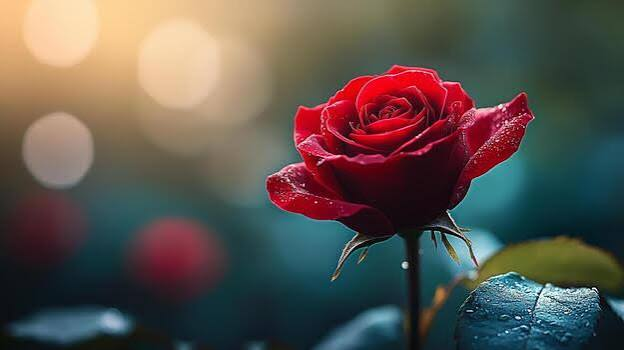
#> input picture LAB/Input/ex14.jpg, 624 x 350 px
$ python e14.py
#> lines starting #> are read from the running program, lines starting #| are printed output that depends on the picture
import cv2
import numpy as np

# Load image
img = cv2.imread('./Input/ex14.jpg')
#> img is the input picture: shape (350, 624, 3); mean B, G, R 78.3, 84.5, 91.3

# Source and destination points (4 pairs)
pts_src = np.float32([[100,100],[400,100],[400,400],[100,400]])
pts_dst = np.float32([[80,120],[420,80],[380,420],[120,380]])

# Compute Homography matrix
H, status = cv2.findHomography(pts_src, pts_dst)

# Apply transformation
warped = cv2.warpPerspective(img, H, (img.shape[1], img.shape[0]))
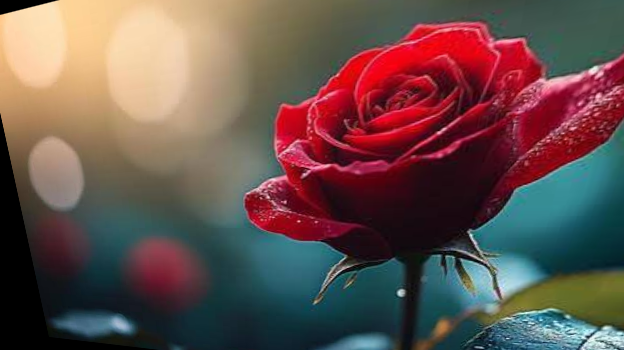
#> warped: shape (350, 624, 3); mean B, G, R 77.4, 81.5, 103.2

# Show results
cv2.imshow('Original', img)
cv2.imshow('Homography Transform', warped)
cv2.waitKey(0); cv2.destroyAllWindows()

# Save output
cv2.imwrite('homography_transformed.jpg', warped)

$ run again, with LAB/Input/ex10.jpg copied over LAB/Input/ex14.jpg
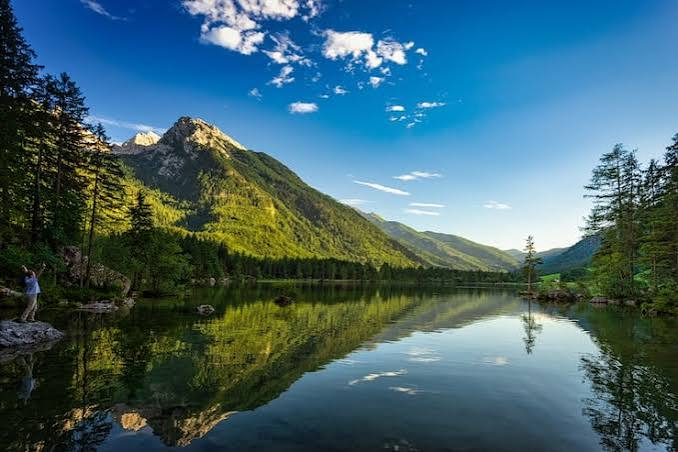
#> input picture LAB/Input/ex10.jpg, 678 x 452 px
#> img is the input picture: shape (452, 678, 3); mean B, G, R 110.2, 101.1, 67.4
#> `warped = cv2.warpPerspective(img, H, (img.shape[1], img.shape[0]))`:
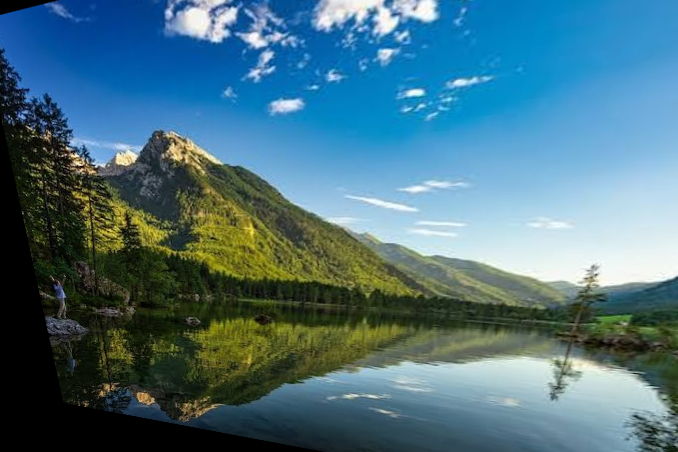
#> warped: shape (452, 678, 3); mean B, G, R 127.3, 113.7, 74.7

$ run again, with LAB/Input/ex11.jpg copied over LAB/Input/ex14.jpg
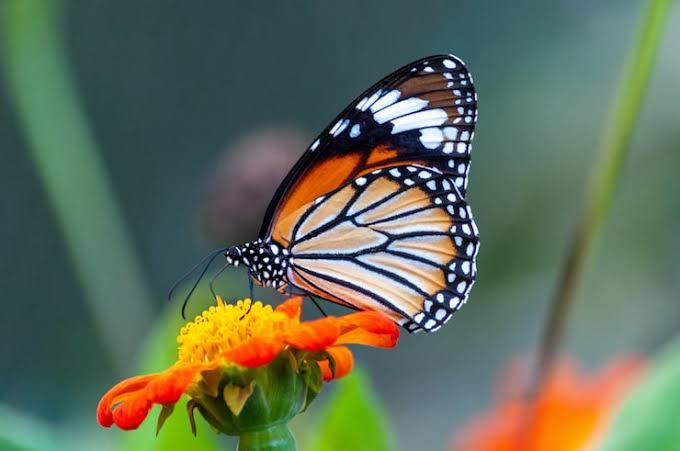
#> input picture LAB/Input/ex11.jpg, 680 x 451 px
#> img is the input picture: shape (451, 680, 3); mean B, G, R 89.9, 109.4, 97.3
#> `warped = cv2.warpPerspective(img, H, (img.shape[1], img.shape[0]))`:
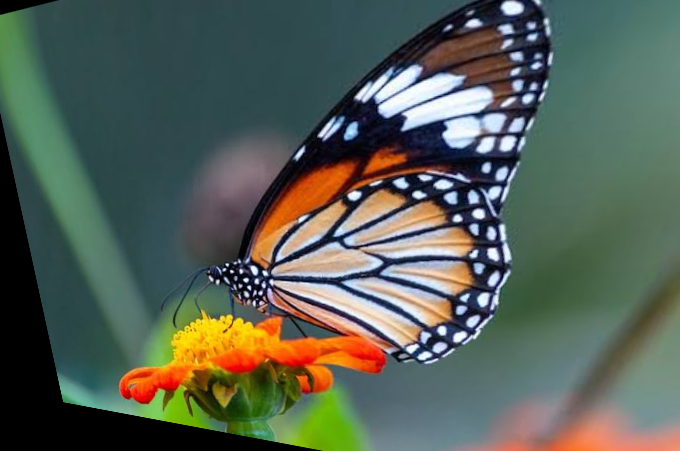
#> warped: shape (451, 680, 3); mean B, G, R 85.5, 96.5, 86.9
